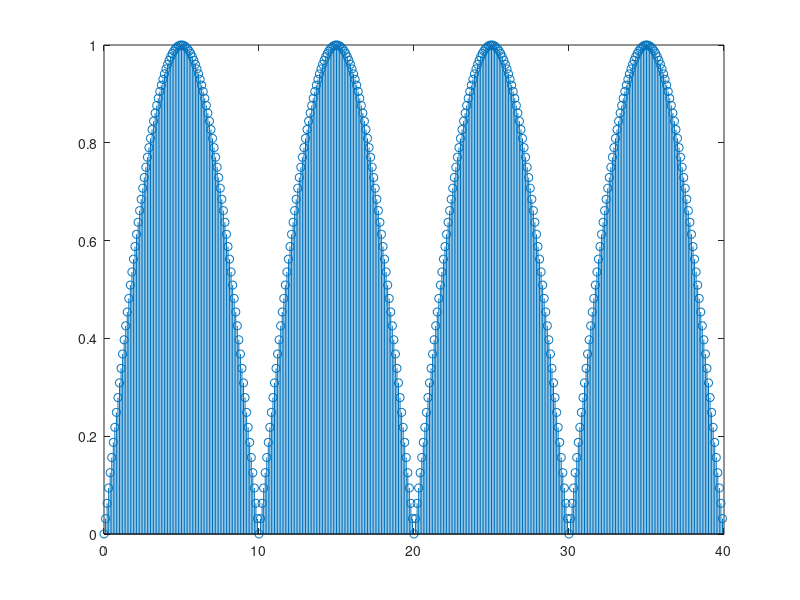

Reproduce this figure in MATLAB.
%2.x3(n) = sin(0.1*pi*n)[u(n)-u(n-10)]. Plot 4 periods
numberOfCycles = 4;
n=[0:.1:9.9];
x3 = sin(0.1*pi*n);
x3Periodic = repmat(x3,1,numberOfCycles);
xaxis = [0:.1:39.9];
stem(xaxis, x3Periodic);